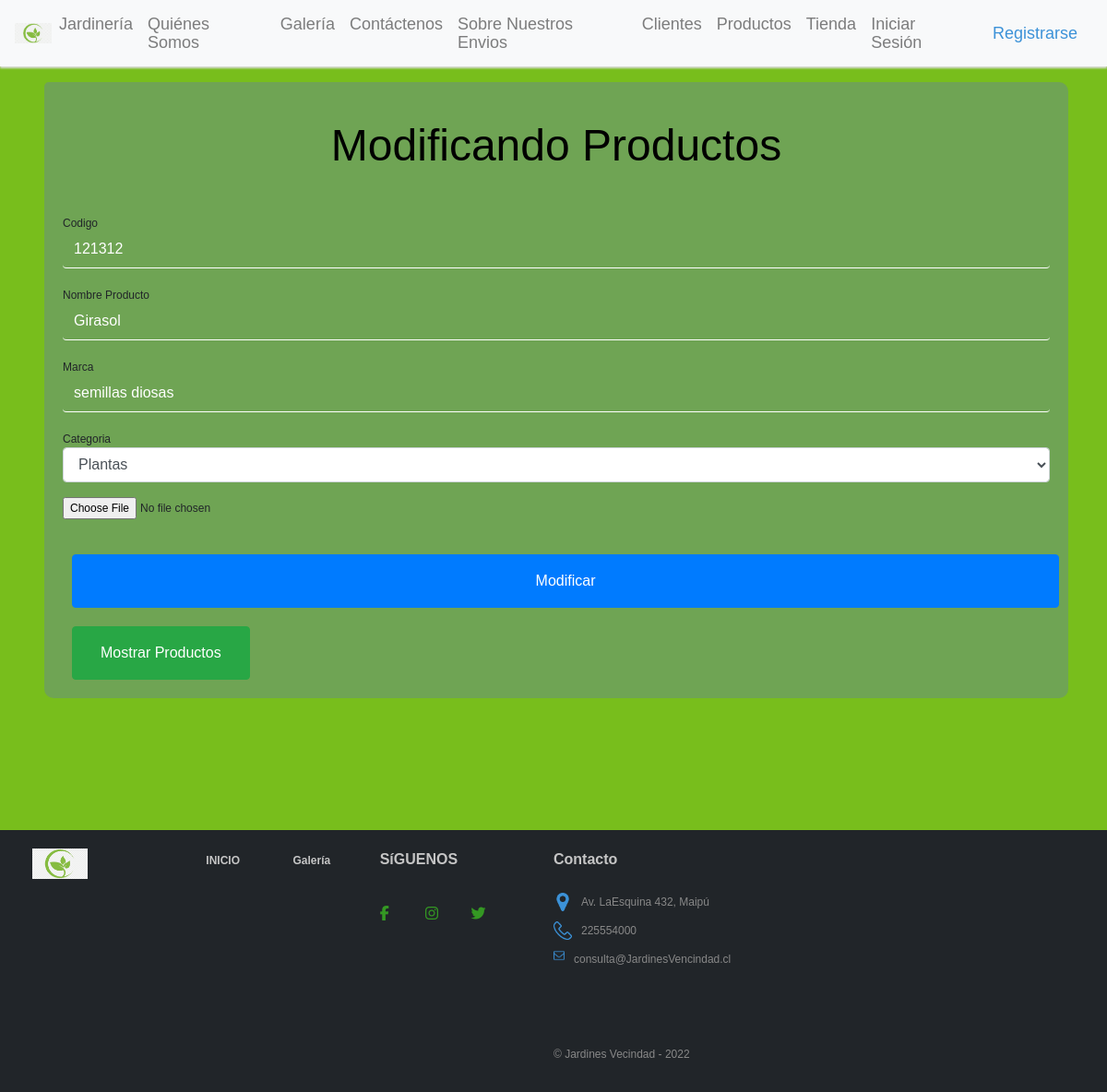
/form_modproductos/121312, run on the app's committed database.
### Jardinesapp/models.py (models this page shows, shortened)
class Productos(models.Model):
    codigo = models.CharField(max_length=6, primary_key=True, verbose_name='Codigo del Producto')
    nombre_pro=models.CharField(max_length=40, verbose_name='Nombre del Producto')
    marca= models.CharField(max_length=20, verbose_name='Marca del Producto')
    categoria=models.ForeignKey(Categoria, on_delete=models.CASCADE)
    precio = models.IntegerField(verbose_name='Precio', null = True)
    imagen = models.ImageField(upload_to = "productos", null = True)

### Jardinesapp/views.py (the view)
# urls.py: path('form_modproductos/<id>', form_modproductos, name="form_modproductos"),
def form_modproductos(request, id):
    productos = Productos.objects.get(codigo=id)
    datos = {
        'form': ProductosForm(instance = productos)
    }
    if request.method=='POST':
        formulario = ProductosForm(data=request.POST, instance = productos)
        if formulario.is_valid():
            formulario.save()
            return redirect ('MostrarPr')
    return render(request, 'form_modproductos.html', datos)

### Jardinesapp/models.py (called while the page is built)
    def __str__(self):
        return self.nombreCategoria

### Jardinesapp/templates/form_modproductos.html (shortened to what this page needs)
<!DOCTYPE html>
<html lang="en">
<head>
    <link rel="stylesheet" href="https://cdnjs.cloudflare.com/ajax/libs/font-awesome/4.7.0/css/font-awesome.min.css">
    <link rel="stylesheet" href="https://maxcdn.bootstrapcdn.com/bootstrap/4.0.0/css/bootstrap.min.css">
    <link href="css/bootstrap.min.css"  rel="stylesheet">
    <link href="css/estilos.css" rel="stylesheet">
    <link rel="stylesheet" href="https://cdn.jsdelivr.net/npm/bootstrap@4.6.1/dist/css/bootstrap.min.css">
    {% load static %}
    <link rel="stylesheet" href="{% static 'css/estilos.css' %}">
</head>
<body>
    {% load static %}
    <nav class="navbar navbar-expand-md navbar-light bg-light mb-4" id="barraNav">
          <img src="{% static 'img/planta.png' %}" alt="logoPlanta" width="40px">
      <div class="collapse navbar-collapse" id="navbarCollapse">
          <ul class="navbar-nav mr-auto">
            <li class="nav-item">
                <a class="nav-link" href="{% url 'Maceta_principal' %}">Jardinería</a>
            </li>
            <li class="nav-item">
                  <a class="nav-link" href="{% url 'somos' %}">Quiénes Somos</a>
              </li>
            <li class="nav-item">
                  <a class="nav-link" href="{% url 'galería' %}">Galería</a>
              </li>
            <li class="nav-item">
                <a class="nav-link" href="{% url 'contactos' %}">Contáctenos</a>
            </li>
            <li class="nav-item">
              <a class="nav-link" href="{% url 'api_trabajos' %}">Sobre Nuestros Envios</a>
            </li>
            <li class="nav-item">
              <a class="nav-link" href="{% url 'mostrarCL' %}">Clientes</a>
            </li>
            <li class="nav-item">
              <a class="nav-link" href="{% url 'MostrarPr' %}">Productos</a>
            </li>
            <li class="nav-item">
              <a class="nav-link" href="{% url 'tienda' %}">Tienda</a>
            </li>
            {% if user.is_authenticated %}
            <li class="nav-item">
                <a class="nav-link" href="{%  url 'logout' %}">Cerrar Sesión</a>
            </li>
            <li class="nav-item">
                <a class="nav-link" href="#">Bienvenido @{{user.username}}</a>
            </li>
            {% else %}
            <li class="nav-item">
                <a class="nav-link" href="{% url 'login' %}">Iniciar Sesión</a>
            </li>
            </ul>
            <div>
            <a class="nav-link" href="{% url 'registrar' %}" id="userBookStop">
              Registrarse</a>
            </div>
            {% endif %}
      </div>
    </nav>
    <div class="container">
        <div class="boxes2">
            <div class="card-body">
        <h2>Modificando Productos</h2><br>
        <form method="POST" action="#" id="formulario" enctype="multipart/form-data">
            <div class="form-group">
                {{form.codigo.label}}
                {{form.codigo}}
            </div>
            <div class="form-group">
                {{form.nombre_pro.label}}
                {{form.nombre_pro}}
            </div>
            <div class="form-group">
                {{form.marca.label}}
                {{form.marca}}
            </div>
            <div class="form-group">
                {{form.categoria.label}}
                {{form.categoria}}
            </div>
            <input type="file" name="txtImagen" id="Txtmagen">
            <br><br>
            <input type="submit" class="btn btn-primary" value="Modificar">
            <a href="{% url 'MostrarPr' %}" class="btn btn-success">Mostrar Productos</a>
        </form>
        </div>
    </div>
</div>
    <br>
    <br>
    <br>
    <br>
    <br>
    <footer>
        <div class="row col-12">
            <div class="col-lg-2">
                <img src="{% static 'img/planta.png' %}" alt="logoPlanta" width="60px">
            </div>
            <div class="col-lg-1">
                <a href="Maceta_principal.html" id="linkFooter"><strong>INICIO</strong></a>
            </div>
            <div class="col-lg-1">
                <a href="galería.html" id="linkFooter"><strong>Galería</strong></a>
            </div>
            <div class="col-lg-2">
                <strong>SíGUENOS</strong>
                <br><br>
                <div class="red-social">
                <a href="#" class="fa fa-facebook"></a>
                <a href="#" class="fa fa-instagram"></a>
                <a href="https://twitter.com/AxelHatForever" class="fa fa-twitter"></a>
                </div>
            </div>
            <div class="col-lg-3">
                <strong>Contacto</strong>
                <br><br>
                <div class="row">
                  <img src="{% static 'img/location.png' %}" alt="" width="20px" height="20px"
                    style="margin-right: 10px; margin-left: 15px;">
                  <p>Av. LaEsquina 432, Maipú</p>
                </div>
                <div class="row">
                  <img src="{% static 'img/fono.png' %}" alt="" width="20px" height="20px"
                    style="margin-right: 10px; margin-left: 15px;">
                  <p>225554000</p>
                </div>
                <div class="row">
                  <img src="{% static 'img/email.png' %}" alt="" width="12px" height="12px"
                    style="margin-right: 10px; margin-left: 15px;">
                  <p>consulta@JardinesVencindad.cl</p>
                </div>
                <br><br><br>
                <p>&copy; Jardines Vecindad - 2022</p>
            </div>
        </div>
    </footer>
</body>
</html>

### Jardinesapp/static/css/estilos.css (style rules this page uses)
body { background-color: #ffff; padding-top: 86px; }
.container .btn { font-size: 16px; padding: 16px 30px; text-align: center; margin-left: 10px; }
.navbar { -webkit-box-shadow:0px 2px 2px #dddddd; -moz-box-shadow:0px 2px 2px #dddddd; box-shadow:0px 2px 2px #dddddd; position: fixed; z-index: 1; display: flex; transition: 0.3s; width: 100%; top: 0; }
#userBookStop { color: #3C92D8; font-size: 18px; text-decoration: none; }
.boxes2 { height: 100%; width: 100%; margin: 3px; border-radius: 5px 10px 10px 10px; background-color: rgba(106, 147, 123, 0.6); }
footer { padding: 20px; color: #c5c5c5; background-color: #212529; height: 100%; margin-top: 20px; }
footer div p { font-size: 12px; color: #888888; padding-top: 5px; line-height: 10px; }
#linkFooter { color: #c5c5c5; text-decoration: none; }
.red-social a { display: inline-block; text-decoration: none; width: 45px; height: 45px; line-height: 45px; color: #349823; transition: all 300ms ease; }
input { width: 100%; margin-bottom: 20px; }
input[type="text"], input[type="password"] { border: none; border-bottom: 1px solid #fff; background: transparent; outline: none; height: 40px; color: #fff; font-size: 16px; }
a { text-decoration: none; font-size: 12px; line-height: 20px; color: darkgrey; }
ul { list-style: none; }
h2 { font-size: 3rem; text-align: center; color: #000; padding: 20px; font-family: Helvetica; }
* { margin: 0px; padding: 0; font-family: sans-serif; }
.container { width: 100%; display: flex; flex-wrap: wrap; }
.nav-link { font-size: 18px; }
@media (max-width: 1200px) { .container { display: flex; flex-direction: column; justify-content: center; align-items: center; font-size: 12px; } }

### Jardinesapp/templates/form_modproductos.html (style rules this page uses)
body { font-family: sans-serif; background-color: rgb(120, 190, 28) }

### data on the page
Productos: codigo "121312", nombre_pro "Girasol", marca "semillas diosas", categoria "Plantas"
